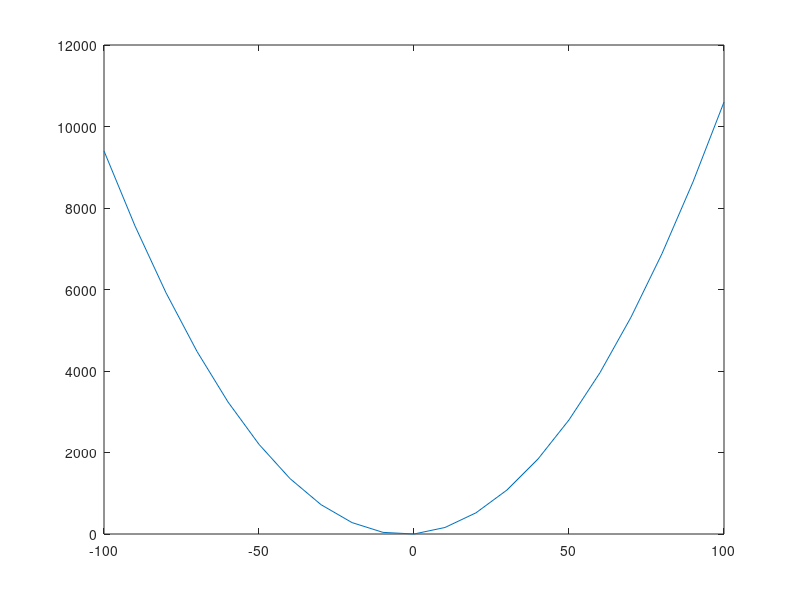

Reproduce this figure in MATLAB.
% Octave Script
% Title         :Grafica 4
% Author        :Jennifer Almaraz Suarez
% Description   :Script para graficar una funcion
% Date          :20211026
% Version       :1
% Usage         :octave>cd /path/
%               :octave>Graf4
%               :Requiere aplicacion de octave, usar su linea de comandos

clear
% Dominio de la funcion
x=-100:10:100;
% Rango de la funcion
fx=(x.^2)+(6*(x));
% Funcion a plotear
plot(x, fx)
